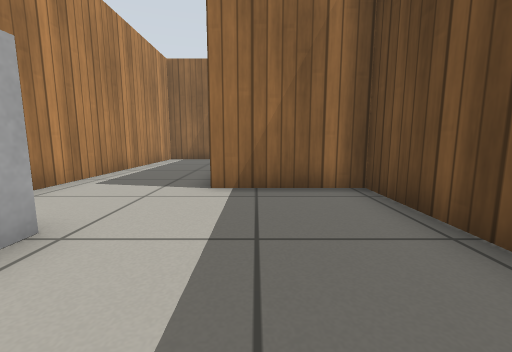
view 1 (above)

16 first-person views from a walk through a robot-simulator world made for Gazebo. The camera is 0.5 m above the floor, tilts 8° down and sees 90° across. The floor is counted in squares, 0.5 m on a side. Each view is taken from the middle of a square. On the plan, view 1 faces up. The plan holds only what a view shows up to about 11 squares ahead; the rest is blank. Gazebo's built-in surfaces are drawn with simple patterns.

view 2
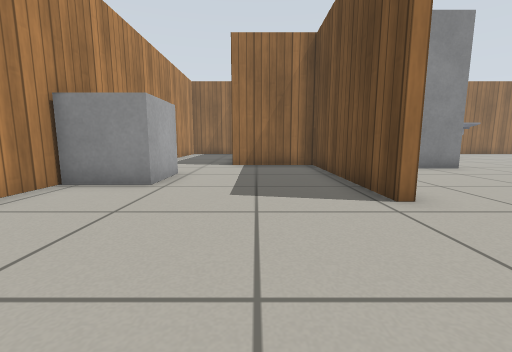

view 3
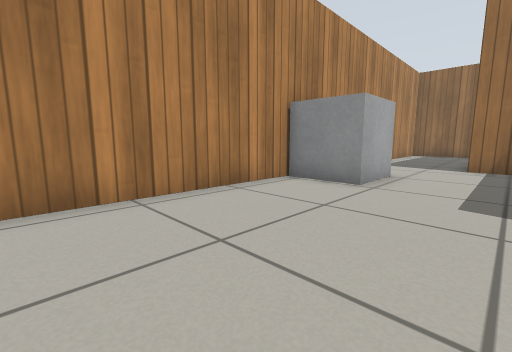

view 4
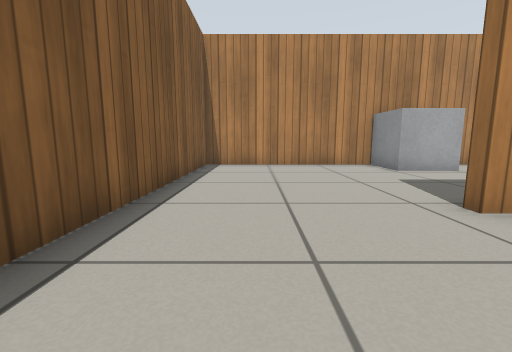

view 5
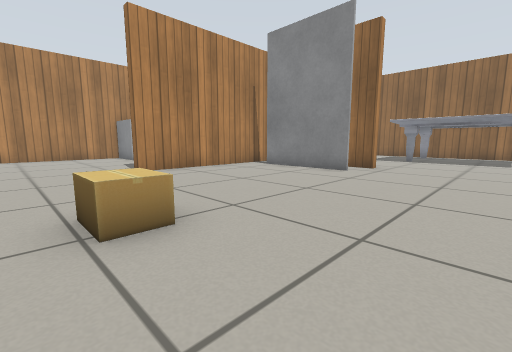

view 6
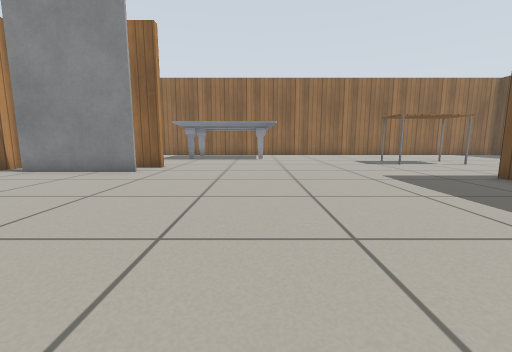

view 7
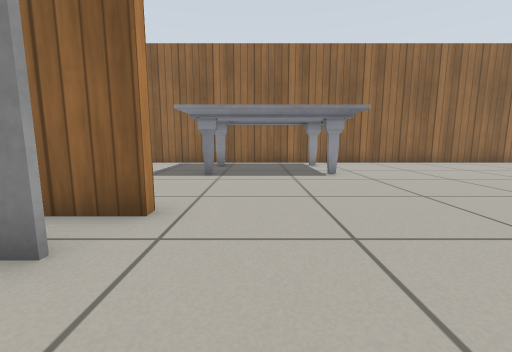

view 8
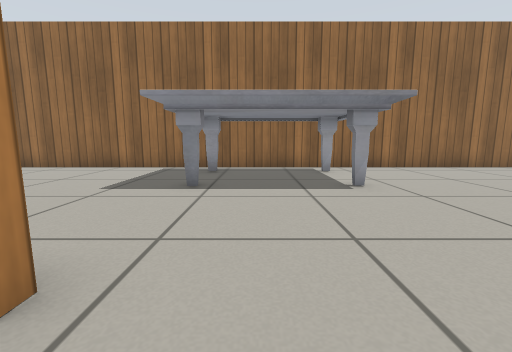

view 9
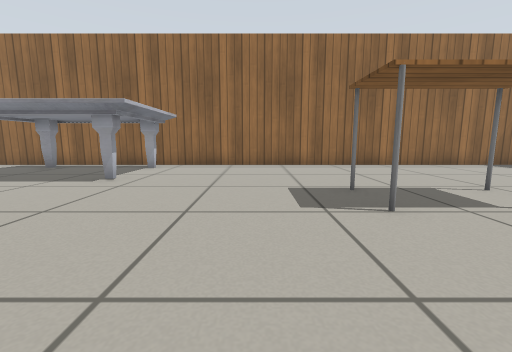

view 10
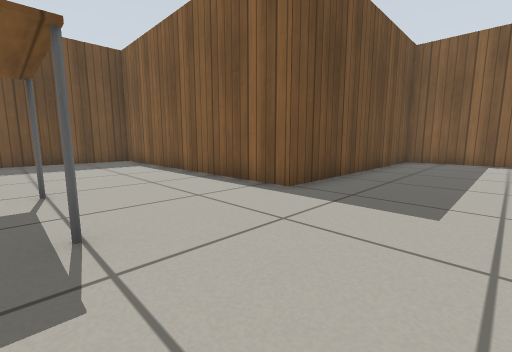

view 11
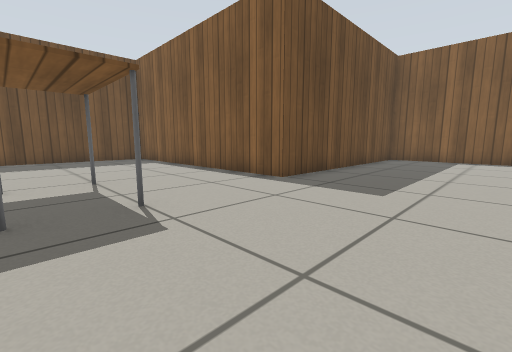

view 12
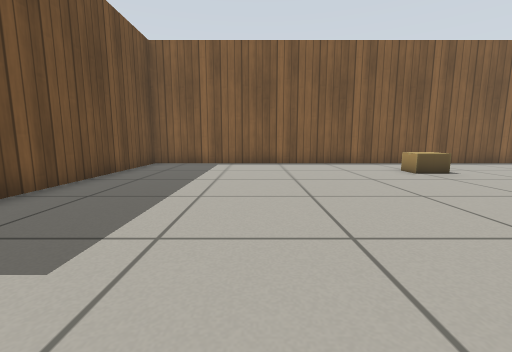

view 13
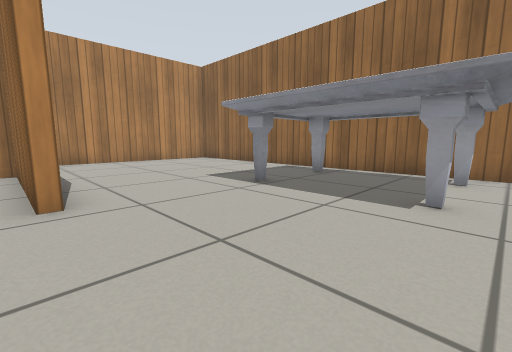

view 14
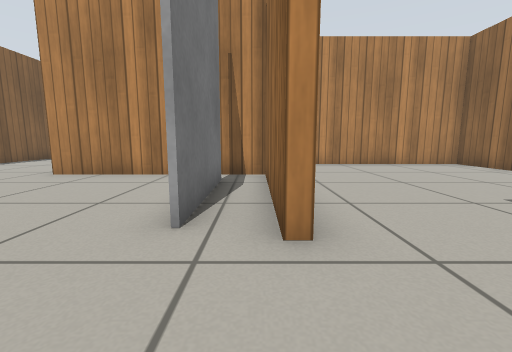

view 15
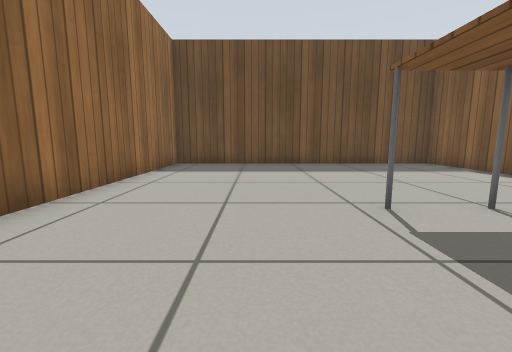

view 16
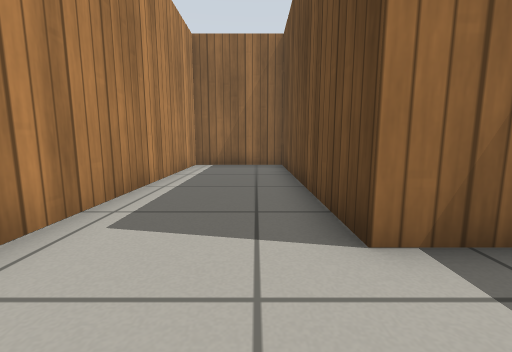

### Floor plan
Points are (right, up) in squares from view 1. A wall is a line through its corners. A room is listed if a view was taken in it or the views show most of it. See-through windows are left out.
Room 1 (views 1, 2, 3, 16)
walls: (2.3, -1) (2.3, 5.3) (-0.9, 5.3) (-0.9, 13.4) (-4.4, 13.4) (-4.4, -6) (1.6, -6)
ways out: opening at (2, -3) to room 2
objects: other object (-4, 1) to (-3, 2)
Room 2 (views 4, 5, 6, 7, 8, 9, 10, 11, 12, 13, 14, 15)
walls: (7.6, 5.3) (2.6, 5.3) (2.6, -1); (6.4, 13.4) (-0.6, 13.4) (-0.6, 6.6); (1.6, -6) (17.3, -6) (17.3, 2.6) (27, 2.6) (27, 13.4) (11.6, 13.4)
ways out: opening at (2, -3) to room 1
objects: grey box (4, 4) to (7, 4); cardboard box (7, -3) to (8, -3); marble table (7, 9) to (12, 13); table (17, 7) to (20, 8)

Positions as (right, up) in squares from view 1, and headings:
1: (0, 0), facing up
2: (0, -5), facing up
3: (0, -5), facing up-left
4: (6, -4), facing left
5: (11, -4), facing up-left
6: (11, -4), facing up
7: (9, 2), facing up
8: (9, 4), facing up
9: (15, 3), facing up
10: (14, 7), facing down-right
11: (13, 8), facing down-right
12: (13, 5), facing down
13: (12, 5), facing up-left
14: (10, 5), facing left
15: (16, 10), facing right
16: (-2, 3), facing up
